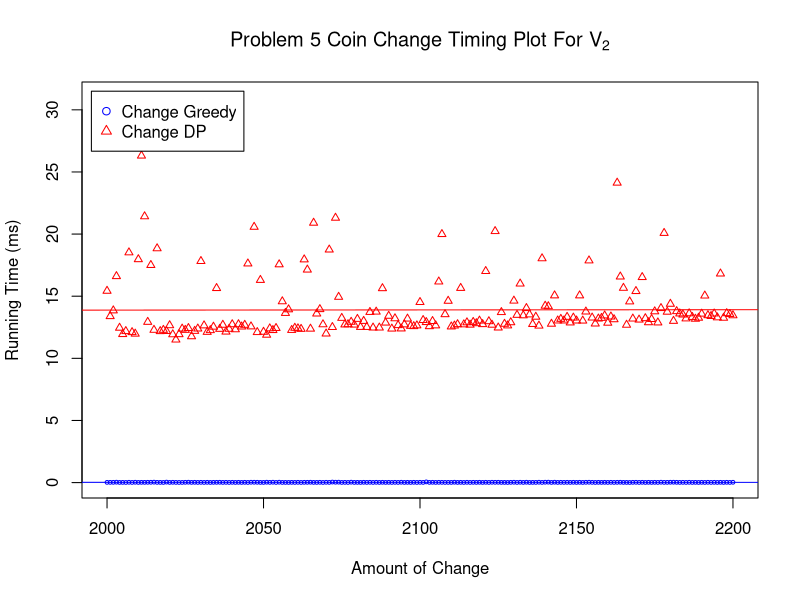
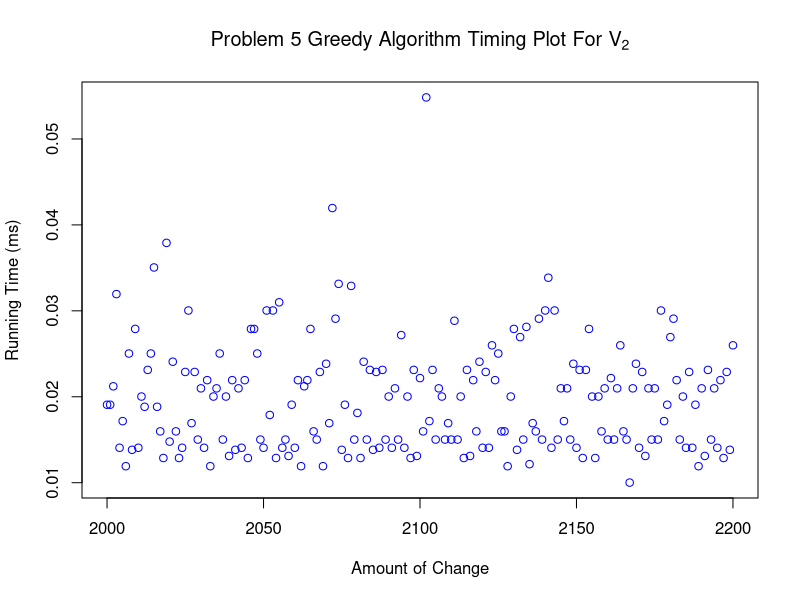
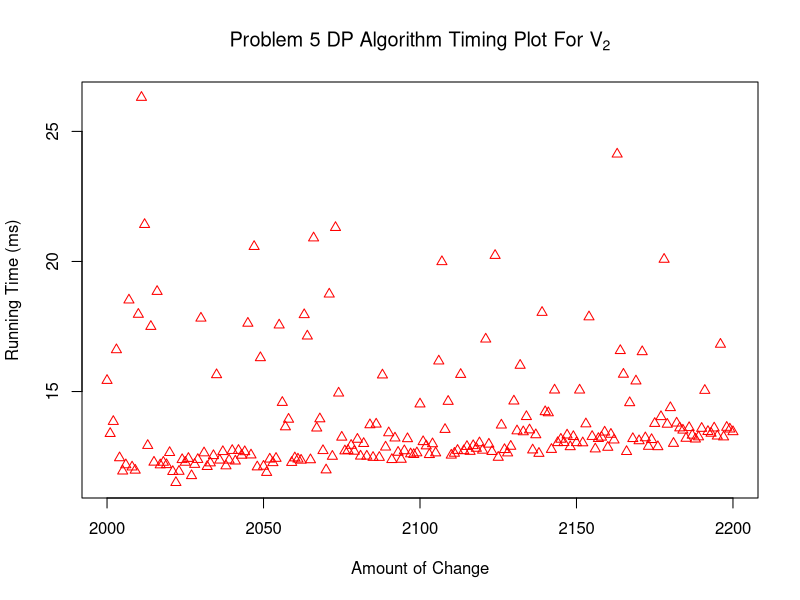

Reproduce these figures in R, in order.
data <- read.csv(file="timing5_2.csv",head=TRUE,sep=",")

y1 = data$timing[data$algorithm=="changegreedy"]
y2 = data$timing[data$algorithm=="changedp"]

df <- data.frame(y1, y2, x = data$size[data$algorithm=="changedp"])

plot(y1 ~ x, data=df, type="p", pch=1, cex=0.5, col="blue", xlim=c(2000, 2200), ylim=c(0, 31), main=expression("Problem 5 Coin Change Timing Plot For V"[2]), xlab="Amount of Change", ylab="Running Time (ms)")

lines(y2 ~ x, data=df, type="p", pch=2, cex=0.8, col="red")

legend(1995, 31.5, c("Change Greedy", "Change DP"), pch=c(1,2), col=c("blue","red"))

fit1 <- lm(y1 ~ df$x)
abline(fit1, col="blue")

fit2 <- lm(y2 ~ df$x)
abline(fit2, col="red")

dev.copy(png, 'time2_2.png')
dev.off()

plot(y1 ~ x, data=df, type="p", pch=1, cex=1, col="blue", xlim=c(2000, 2200), main=expression("Problem 5 Greedy Algorithm Timing Plot For V"[2]), xlab="Amount of Change", ylab="Running Time (ms)")
dev.copy(png, 'time2_2greedy.png')
dev.off()

plot(y2 ~ x, data=df, type="p", pch=2, cex=1, col="red", xlim=c(2000, 2200), main=expression("Problem 5 DP Algorithm Timing Plot For V"[2]), xlab="Amount of Change", ylab="Running Time (ms)")
dev.copy(png, 'time2_2dp.png')
dev.off()